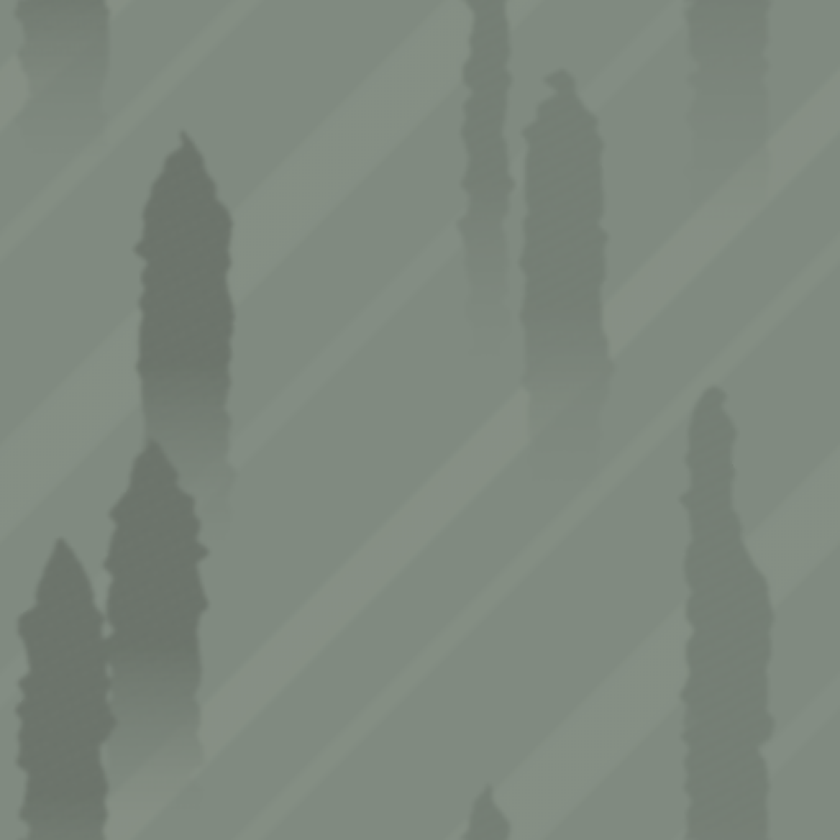
#> input picture assets/purgatorio/fundo/longe.png, 840 x 840 px, shrunk from 1024 x 1024 before the run
$ python arte_longe_sem_pontilhado.py
#> lines starting #> are read from the running program, lines starting #| are printed output that depends on the picture; after the words box and inside, x2 and y2 are one past the last pixel; in counts of white or black regions, pixels touching at a corner belong together
"""Tira o pontilhado do fundo distante do Purgatório (assets/purgatorio/fundo/longe.png).

A imagem é opaca e o pontilhado estava na cor: borda dos fachos de luz em xadrez, agulhas de rocha sumindo na névoa
em xadrez e hachura dentro das agulhas. Onde há pontilhado (pixel da arte, que é 2x, mais claro ou mais escuro que os dois vizinhos,
repetido na janela) a cor vira a média local, então os fachos e o sumiço das agulhas viram degradês suaves;
o contorno das agulhas (degrau de um lado só) fica como estava. A imagem continua emendando nos dois sentidos.
Gerador de arte (não mexe no jogo.json):  python3 tools/arte_longe_sem_pontilhado.py
"""
import os
import numpy as np
from PIL import Image

RAIZ = os.path.dirname(os.path.dirname(os.path.abspath(__file__)))
ARQ = os.path.join(RAIZ, 'assets/purgatorio/fundo/longe.png')
JANELA = 7        # lado da janela que mede o pontilhado (px)
PICOS = 2         # picos (pixel acima/abaixo dos dois vizinhos) na janela a partir dos quais é pontilhado
LIMIAR = 1.5      # diferença mínima de luminância para contar como pico
SIGMA = 1.5       # suavidade da média que substitui o pontilhado (px da arte)
SIGMA_MASCARA = 1.0  # transição entre a parte trocada e a que fica (px da arte)
ESCALA = 2        # a arte é 2x: cada pixel dela é um bloco 2x2 na imagem; trabalha no tamanho da arte e volta


def caixa(x, r):
    s = np.zeros_like(x)
    for dy in range(-r, r + 1):
        for dx in range(-r, r + 1):
            s += np.roll(np.roll(x, dy, 0), dx, 1)
    return s


def gauss(x, sigma):
    r = int(sigma * 3)
    k = np.exp(-np.arange(-r, r + 1) ** 2 / (2 * sigma ** 2))
    k /= k.sum()
    out = sum(w * np.roll(x, i - r, 0) for i, w in enumerate(k))
    return sum(w * np.roll(out, i - r, 1) for i, w in enumerate(k))


def picos(lum):
    p = np.zeros_like(lum)
    for eixo in (0, 1):
        a, b = np.roll(lum, 1, eixo), np.roll(lum, -1, eixo)
        p += ((lum - a > LIMIAR) & (lum - b > LIMIAR)) | ((a - lum > LIMIAR) & (b - lum > LIMIAR))
    return p


def pontilhado(rgb):
    return caixa(picos(rgb @ [0.3, 0.59, 0.11]), JANELA // 2) >= PICOS


def main():
    a = np.array(Image.open(ARQ).convert('RGBA')).astype(float)[::ESCALA, ::ESCALA]
    rgb = a[..., :3]
    mascara = np.clip(gauss(pontilhado(rgb).astype(float), SIGMA_MASCARA) * 1.5, 0, 1)[..., None]
#> the loop in picos, `for eixo in (0, 1):` made 2 passes
#> pass 1, in picos, `p += ((lum - a > LIMIAR) & (lum - b > LIMIAR)) | ((a - lum > LIMIAR) &..`:
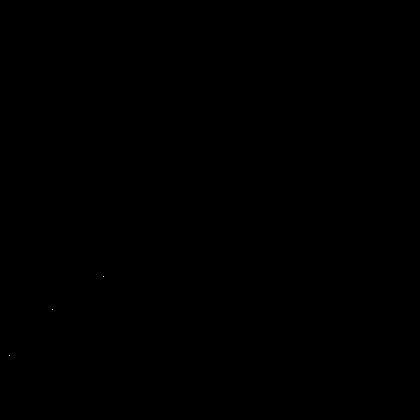
#> p: shape (420, 420) float64; values 0 (black) and 1 (white), 0% white in thin lines or dots, all inside (x1, y1, x2, y2) = (9, 276, 104, 356)
#> after the loop in picos, `for eixo in (0, 1):`: p: shape (420, 420) float64; values 0 (black) and 1 (white), 0.01% white in thin lines or dots, all inside (x1, y1, x2, y2) = (9, 68, 245, 396)
#> in caixa, `s = np.zeros_like(x)`: s: shape (420, 420) float64; every value is 0
#> after the loop in caixa, `for dy in range(-r, r + 1):`:
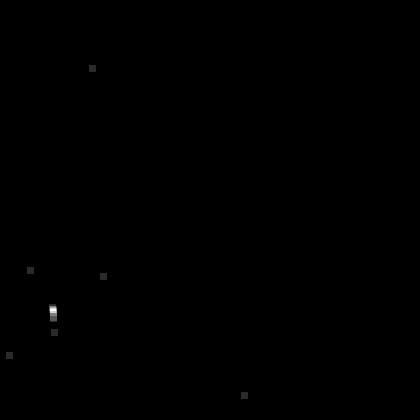
#> s: shape (420, 420) float64; min 0, max 6, mean 0.00389; drawn with min black and max white
#> in pontilhado, `return caixa(picos(rgb @ [0.3, 0.59, 0.11]), JANELA // 2) >= PICOS`: returned value: shape (420, 420) bool; 0.06% white; 1 white region, box (x1, y1, x2, y2) and area: (49, 306, 57, 321) 109
#> in gauss, `r = int(sigma * 3)`: r = 3
    liso = np.stack([gauss(rgb[..., c], SIGMA) for c in range(3)], -1)
    novo = rgb * (1 - mascara) + liso * mascara
    out = np.dstack([novo, a[..., 3]]).round().clip(0, 255).astype(np.uint8)
#> out: shape (420, 420, 4)
    Image.fromarray(out.repeat(ESCALA, 0).repeat(ESCALA, 1), 'RGBA').save(ARQ)
    print('pixels trocados:', int((mascara[..., 0] > 0.01).sum()), 'sobrou:', int(pontilhado(out[..., :3].astype(float)).sum()))
#> call 2 of caixa, with r = 3
#> after the loop in caixa (call 2), `for dy in range(-r, r + 1):`:
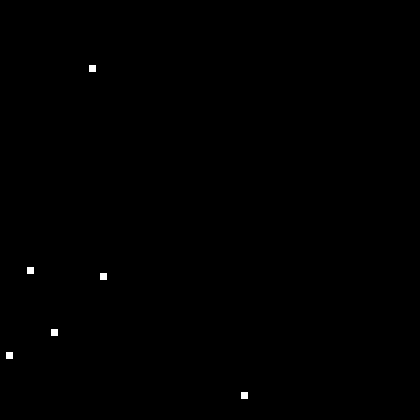
#> s: shape (420, 420) float64; values 0 (black) and 1 (white), 0.17% white; 6 white regions, box (x1, y1, x2, y2) and area: (89, 65, 96, 72) 49, (27, 267, 34, 274) 49, (100, 273, 107, 280) 49, (51, 329, 58, 336) 49, (6, 352, 13, 359) 49, (241, 392, 248, 399) 49
#> in pontilhado (call 2), `return caixa(picos(rgb @ [0.3, 0.59, 0.11]), JANELA // 2) >= PICOS`: returned value: shape (420, 420) bool; every value is 0
#| pixels trocados: 212 sobrou: 0


if __name__ == '__main__':
    main()
